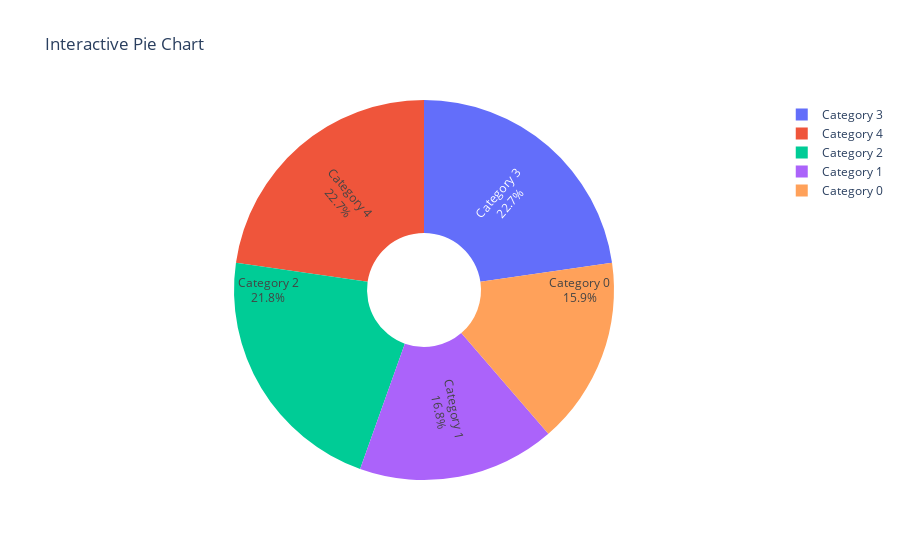

The cell this chart's notebook holds for it:
### Markdown cell above
# Q 21 Using Plotly, create an interactive pie chart of randomly generated data, add labels and percentages, set the title as 'Interactive Pie Chart'

### Code cell
import plotly.graph_objects as go
import numpy as np

# Generate random data
np.random.seed(0)
labels = [f'Category {i}' for i in range(5)]
values = np.random.randint(10, 100, size=len(labels))

fig = go.Figure(data=[go.Pie(labels=labels, values=values,
                             hole=0.3,
                             textinfo='label+percent',
                             insidetextorientation='radial')])

fig.update_layout(title='Interactive Pie Chart')

fig.show()

### Figure 1 — Plotly figure (JSON) as saved in the notebook; plotly's stock layout.template omitted (floating-point values rounded to 4 significant figures)
{"data": [{"hole": 0.3, "insidetextorientation": "radial", "labels": ["Category 0", "Category 1", "Category 2", "Category 3", "Category 4"], "textinfo": "label+percent", "type": "pie", "values": [54, 57, 74, 77, 77]}], "layout": {"title": {"text": "Interactive Pie Chart"}}}
